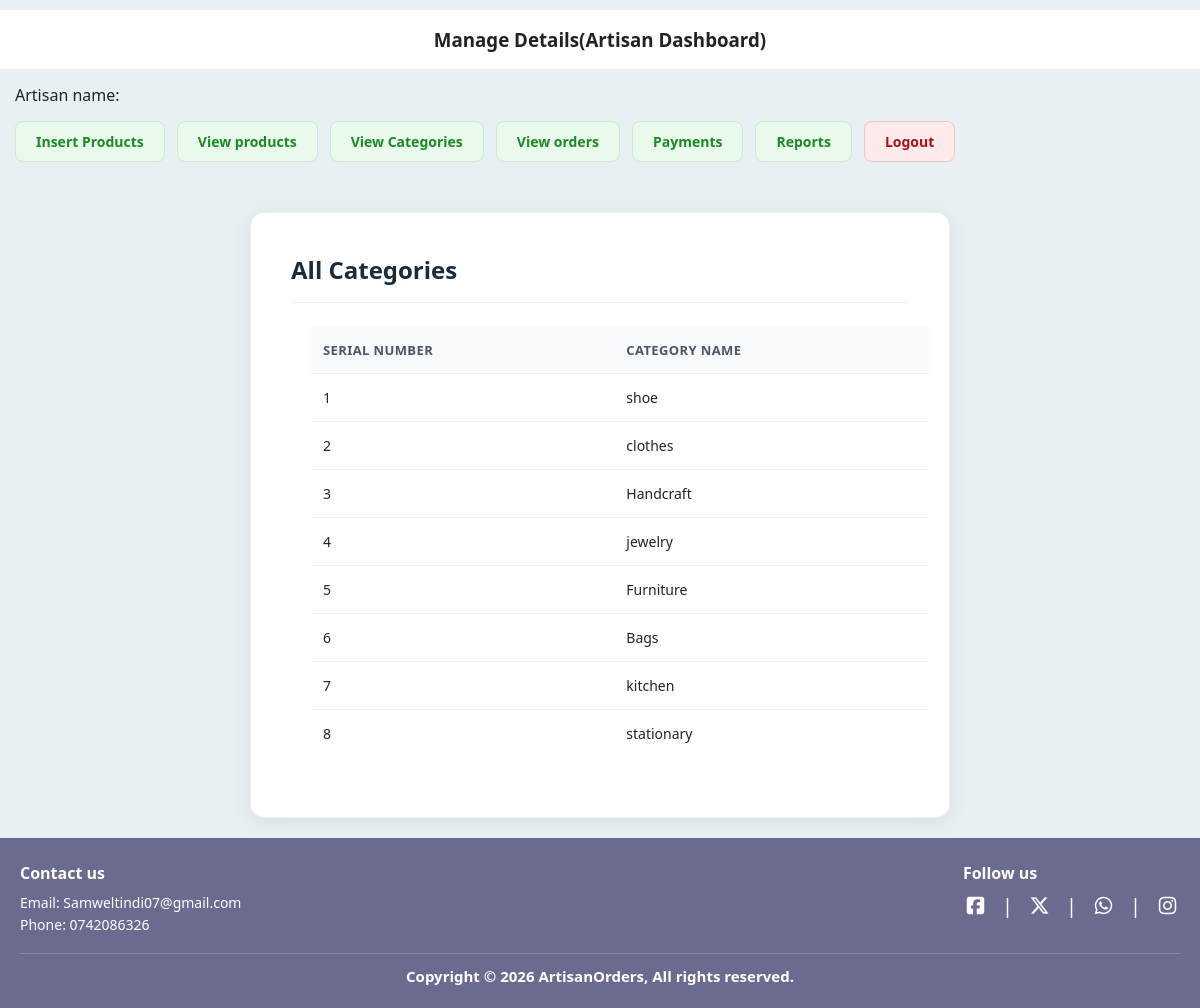
/Artisans/index.php?view_categories, run on the app's committed database.
### tables this page shows
CREATE TABLE `categories` (
  `category_id` int(11) NOT NULL,
  `category_name` varchar(255) NOT NULL
);

### Artisans/view_categories.php (the view, shortened to what this page needs)
<div class="products-card">
<h3>All Categories</h3>
<table class="table1">
    <thead>
        <tr>
            <th>Serial number</th>
            <th>Category Name</th>
        </tr>
    </thead>
    <tbody>
        <?php
        $select_cart ="select * from categories";
        $result = mysqli_query($conn,$select_cart);
        $number=0;
        while($row=mysqli_fetch_assoc($result)){
            $category_name = $row['category_name'];
            $number++;
        ?>
     <tr>
        <td><?php echo (int) $number;?></td>
        <td><?php echo htmlspecialchars($category_name); ?></td>
     </tr>
     <?php
        }
    ?>
    </tbody>
</table>
</div>

### style.css (style rules this page uses)
:root { --background-green: #60f378; --text-gray: #555; --footer-purple:#6b6b8f; --card-gray: #d9d9d9; --border: #e2e6ea; --navy: #14213d; --navy-soft: #2a3a5c; --teal: #0f8d2e; --teal--tint: #07f6f6; --text-muted: #6b7280; --danger: #c1443a; --teal-dark: #0b6b6d; }
*,*::before, *::after { box-sizing: border-box; margin: 0; padding: 0; }
body { font-family: system-ui, -apple-system, BlinkMacSystemFont,"Segoe UI",Roboto, Arial, Helvetica, sans-serif; background: var(--background-green); background-color: #60f378; color: #222; }

### Artisans/index.php (style rules this page uses)
body { background: #E8F0F3; }
.table1 { width: 100%; border-collapse: collapse; margin: 20px; }
.table1 th, .table1 td { border: 1px solid #2b0808; padding: 8px; text-align: left; }
.table1 th { background-color: #f2f2f2; }

### Artisans/view_categories.php (style rules this page uses)
.products-card { max-width: 700px; margin: 20px auto; padding: 40px; background: #ffffff; border-radius: 14px; box-shadow: 0 4px 20px rgba(0,0,0,0.08); border: 1px solid #eef1f4; }
.products-card h3 { text-align: left; color: #1c2b3a; font-size: 1.5rem; font-weight: 700; border-bottom: 1px solid #eef1f4; padding-bottom: 16px; margin: 0 0 24px 0; }
.table1 { width: 100%; border-collapse: collapse; font-size: 14px; }
.table1 th, .table1 td { border: none; border-bottom: 1px solid #eef1f4; padding: 14px 12px; text-align: left; }
.table1 thead th { background-color: #f8f9fa; color: #4a5568; font-weight: 600; font-size: 13px; text-transform: uppercase; letter-spacing: 0.03em; }
.table1 tbody tr:last-child td { border-bottom: none; }

### data on the page
categories: category_name "shoe"
categories: category_name "clothes"
categories: category_name "Handcraft"
categories: category_name "jewelry"
categories: category_name "Furniture"
categories: category_name "Bags"
categories: category_name "kitchen"
categories: category_name "stationary"
